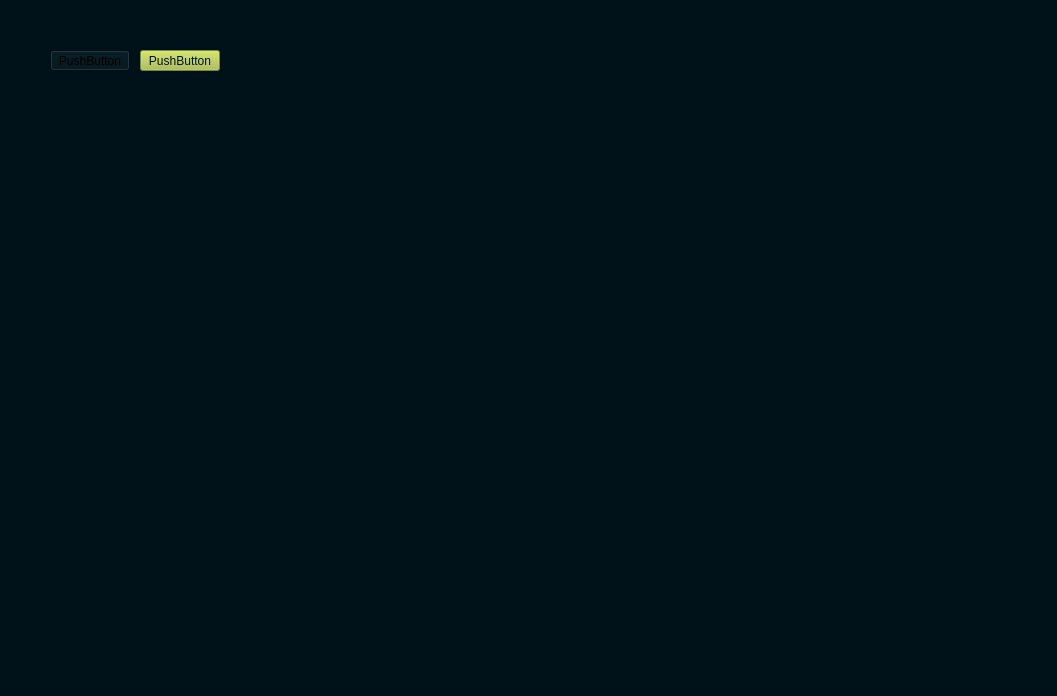
<?xml version="1.0" encoding="UTF-8"?>
<ui version="4.0">
 <class>MainWindow</class>
 <widget class="QMainWindow" name="MainWindow">
  <property name="geometry">
   <rect>
    <x>0</x>
    <y>0</y>
    <width>1057</width>
    <height>696</height>
   </rect>
  </property>
  <property name="windowTitle">
   <string>MainWindow</string>
  </property>
  <property name="autoFillBackground">
   <bool>false</bool>
  </property>
  <property name="styleSheet">
   <string notr="true">background-color: rgb(0, 18, 25);</string>
  </property>
  <widget class="QWidget" name="centralwidget">
   <widget class="QPushButton" name="pushButton">
    <property name="geometry">
     <rect>
      <x>140</x>
      <y>50</y>
      <width>80</width>
      <height>21</height>
     </rect>
    </property>
    <property name="styleSheet">
     <string notr="true">color: rgb(0, 18, 25);
background-color: rgb(171, 190, 64);</string>
    </property>
    <property name="text">
     <string>PushButton</string>
    </property>
   </widget>
   <widget class="QPushButton" name="pushButton_2">
    <property name="geometry">
     <rect>
      <x>50</x>
      <y>50</y>
      <width>80</width>
      <height>21</height>
     </rect>
    </property>
    <property name="text">
     <string>PushButton</string>
    </property>
   </widget>
  </widget>
  <widget class="QMenuBar" name="menubar">
   <property name="geometry">
    <rect>
     <x>0</x>
     <y>0</y>
     <width>1057</width>
     <height>20</height>
    </rect>
   </property>
  </widget>
  <widget class="QStatusBar" name="statusbar"/>
 </widget>
 <resources/>
 <connections/>
</ui>
